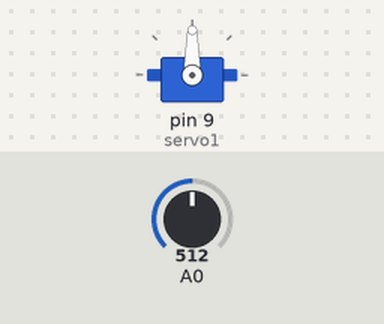
A sketch run on a simulated Arduino Uno, built with avr-gcc and run on an emulated ATmega328P. Shown: servo. The test bench sets the inputs (shaded band); at power-on: A0 = 512.

Above: at 1.2 s.
1.3 s: A0 set to 716
At 1.6 s:
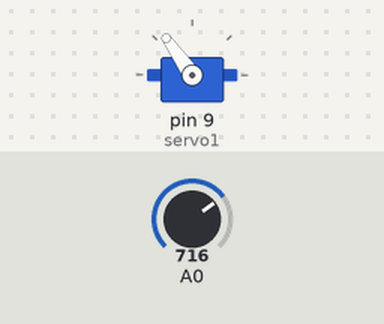
2.8 s: A0 set to 900
At 3.7 s:
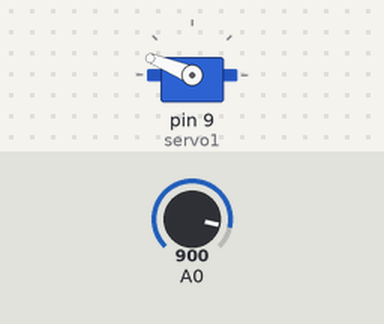
4.3 s: A0 set to 1023
At 5.2 s:
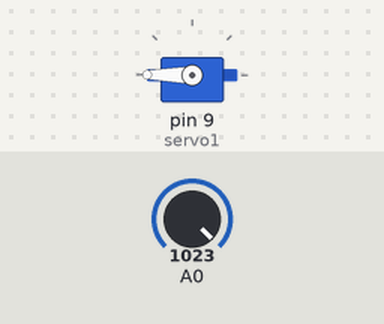
5.8 s: A0 set to 306
At 6.1 s:
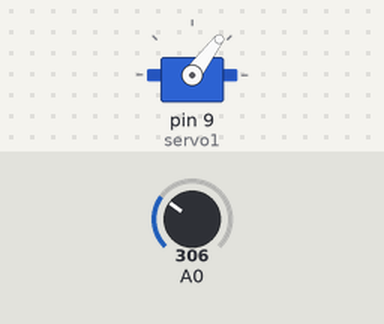
7.3 s: A0 set to 122
At 8.7 s:
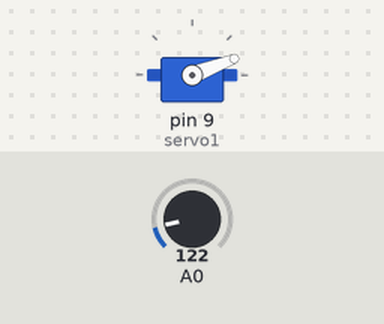
Timing chart, 0 to 9.8 s (numbered marks = the images above; inputs shaded):
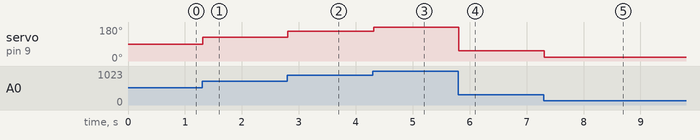

The sketch:

servo_motor_com_potenciometro.ino
```cpp
#include <Servo.h>
Servo servo1;
 int val;
 int pos;
void setup() {
 servo1.attach(9);
 servo1.write(0);
}

void loop() {
  val = analogRead(A0);
  pos = map(val, 0, 1023, 0, 180);
  servo1.write(pos);
  delay(15);
}
                                                
```

Measured:
- after the input at 1.3 s, servo on pin 9 (servo1): 90° → 125° at once
- after the input at 2.8 s, servo on pin 9 (servo1): 125° → 158° at once
- after the input at 4.3 s, servo on pin 9 (servo1): 158° → 180° at once
- after the input at 5.8 s, servo on pin 9 (servo1): 180° → 53° at once
- after the input at 7.3 s, servo on pin 9 (servo1): 53° → 21° at once
